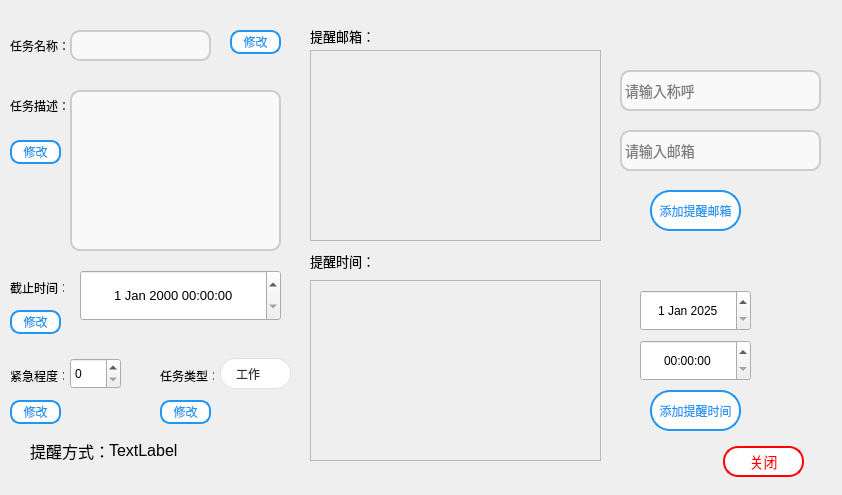
<?xml version="1.0" encoding="UTF-8"?>
<ui version="4.0">
 <class>Detailed</class>
 <widget class="QWidget" name="Detailed">
  <property name="geometry">
   <rect>
    <x>0</x>
    <y>0</y>
    <width>842</width>
    <height>495</height>
   </rect>
  </property>
  <property name="windowTitle">
   <string>Form</string>
  </property>
  <property name="windowIcon">
   <iconset resource="res.qrc">
    <normaloff>:/images/to_do_list_fzl_icon.ico</normaloff>:/images/to_do_list_fzl_icon.ico</iconset>
  </property>
  <widget class="QLabel" name="label">
   <property name="geometry">
    <rect>
     <x>310</x>
     <y>20</y>
     <width>61</width>
     <height>31</height>
    </rect>
   </property>
   <property name="font">
    <font>
     <pointsize>10</pointsize>
    </font>
   </property>
   <property name="text">
    <string>提醒邮箱：</string>
   </property>
  </widget>
  <widget class="QLabel" name="label_2">
   <property name="geometry">
    <rect>
     <x>310</x>
     <y>240</y>
     <width>61</width>
     <height>41</height>
    </rect>
   </property>
   <property name="font">
    <font>
     <pointsize>10</pointsize>
    </font>
   </property>
   <property name="text">
    <string>提醒时间：</string>
   </property>
  </widget>
  <widget class="QScrollArea" name="member_area">
   <property name="geometry">
    <rect>
     <x>310</x>
     <y>50</y>
     <width>291</width>
     <height>191</height>
    </rect>
   </property>
   <property name="widgetResizable">
    <bool>true</bool>
   </property>
   <widget class="QWidget" name="scrollAreaWidgetContents">
    <property name="geometry">
     <rect>
      <x>0</x>
      <y>0</y>
      <width>289</width>
      <height>189</height>
     </rect>
    </property>
   </widget>
  </widget>
  <widget class="QScrollArea" name="time_area">
   <property name="geometry">
    <rect>
     <x>310</x>
     <y>280</y>
     <width>291</width>
     <height>181</height>
    </rect>
   </property>
   <property name="widgetResizable">
    <bool>true</bool>
   </property>
   <widget class="QWidget" name="scrollAreaWidgetContents_2">
    <property name="geometry">
     <rect>
      <x>0</x>
      <y>0</y>
      <width>289</width>
      <height>179</height>
     </rect>
    </property>
   </widget>
  </widget>
  <widget class="QPushButton" name="pushButton">
   <property name="geometry">
    <rect>
     <x>723</x>
     <y>446</y>
     <width>81</width>
     <height>31</height>
    </rect>
   </property>
   <property name="styleSheet">
    <string notr="true">  /* 默认状态：蓝框白底蓝字 */
    QPushButton {
        background-color: white;
        color: red;
        border: 2px solid red;
        border-radius: 15px;
        padding: 2px 2px;

		font-size:14px;
    }

    /* 悬停状态：蓝底白字 */
    QPushButton:hover {
        background-color: red;
        color: white;
    }

    /* 按下状态：深蓝底白字 */
    QPushButton:pressed {
        background-color: rgb(143, 0, 0);
        color: white;
    }</string>
   </property>
   <property name="text">
    <string>关闭</string>
   </property>
  </widget>
  <widget class="QLabel" name="label_3">
   <property name="geometry">
    <rect>
     <x>10</x>
     <y>30</y>
     <width>61</width>
     <height>31</height>
    </rect>
   </property>
   <property name="text">
    <string>任务名称：</string>
   </property>
  </widget>
  <widget class="QLineEdit" name="lineEdit">
   <property name="geometry">
    <rect>
     <x>70</x>
     <y>30</y>
     <width>141</width>
     <height>31</height>
    </rect>
   </property>
   <property name="styleSheet">
    <string notr="true">
    QLineEdit {
        border: 2px solid #ccc;
        border-radius: 10px;
        padding: 5px 10px;
        background: #f9f9f9;
        font-size: 14px;
     	color:black
    }
    QLineEdit:focus {
        border-color: #2196F3;
        background: white;
    }
    QLineEdit:disabled {
        background: #eee;
        color: #777;
    }</string>
   </property>
  </widget>
  <widget class="QPushButton" name="pushButton_2">
   <property name="geometry">
    <rect>
     <x>230</x>
     <y>30</y>
     <width>51</width>
     <height>24</height>
    </rect>
   </property>
   <property name="styleSheet">
    <string notr="true">  /* 默认状态：蓝框白底蓝字 */
    QPushButton {
        background-color: white;
        color: #2196F3;
        border: 2px solid #2196F3;
        border-radius: 10px;
        padding: 2px 2px;

		font-size:12px;
    }

    /* 悬停状态：蓝底白字 */
    QPushButton:hover {
        background-color: #2196F3;
        color: white;
    }

    /* 按下状态：深蓝底白字 */
    QPushButton:pressed {
        background-color: #1976D2;
        color: white;
    }</string>
   </property>
   <property name="text">
    <string>修改</string>
   </property>
  </widget>
  <widget class="QLabel" name="label_4">
   <property name="geometry">
    <rect>
     <x>10</x>
     <y>90</y>
     <width>61</width>
     <height>31</height>
    </rect>
   </property>
   <property name="text">
    <string>任务描述：</string>
   </property>
  </widget>
  <widget class="QPlainTextEdit" name="plainTextEdit">
   <property name="geometry">
    <rect>
     <x>70</x>
     <y>90</y>
     <width>211</width>
     <height>161</height>
    </rect>
   </property>
   <property name="styleSheet">
    <string notr="true">
    QPlainTextEdit {
        border: 2px solid #ccc;
        border-radius: 10px;
        padding: 5px 10px;
        background: #f9f9f9;
        font-size: 14px;
     	color:black
    }
    QPlainTextEdit :focus {
        border-color:  #2196F3;
        background: white;
    }
    QPlainTextEdit :disabled {
        background: #eee;
        color: #777;
    }</string>
   </property>
  </widget>
  <widget class="QDateTimeEdit" name="dateTimeEdit">
   <property name="geometry">
    <rect>
     <x>80</x>
     <y>270</y>
     <width>201</width>
     <height>51</height>
    </rect>
   </property>
   <property name="font">
    <font>
     <pointsize>10</pointsize>
    </font>
   </property>
   <property name="styleSheet">
    <string notr="true">.QTimeEdit[timeEditStyle=&quot;commom&quot;]
{

    border-radius:2px;
    border:1px solid #cccccc;
}

.QTimeEdit[timeEditStyle=&quot;commom&quot;]:hover,
.QTimeEdit[timeEditStyle=&quot;commom&quot;]:focus
{
    border-radius:2px;
    border:1px solid #0f6dbe;
}

.QTimeEdit[timeEditStyle=&quot;commom&quot;]::down-button
{
    border:none;
    width:30px;
    background-color:white;
}


.QTimeEdit[timeEditStyle=&quot;commom&quot;]::up-button
{
    border:none;
    width:30px;
    background-color:white;
}

/***********向下箭头**********/
.QTimeEdit[timeEditStyle = &quot;commom&quot;]::down-arrow {
    image:url(:/myicon/image/down.png);
}

/**********向上箭头**********/
.QTimeEdit[timeEditStyle = &quot;commom&quot;]::up-arrow {
    image:url(:/myicon/image//up.png);
}</string>
   </property>
   <property name="alignment">
    <set>Qt::AlignmentFlag::AlignCenter</set>
   </property>
  </widget>
  <widget class="QPushButton" name="pushButton_3">
   <property name="geometry">
    <rect>
     <x>10</x>
     <y>140</y>
     <width>51</width>
     <height>24</height>
    </rect>
   </property>
   <property name="styleSheet">
    <string notr="true">  /* 默认状态：蓝框白底蓝字 */
    QPushButton {
        background-color: white;
        color: #2196F3;
        border: 2px solid #2196F3;
        border-radius: 10px;
        padding: 2px 2px;

		font-size:12px;
    }

    /* 悬停状态：蓝底白字 */
    QPushButton:hover {
        background-color: #2196F3;
        color: white;
    }

    /* 按下状态：深蓝底白字 */
    QPushButton:pressed {
        background-color: #1976D2;
        color: white;
    }</string>
   </property>
   <property name="text">
    <string>修改</string>
   </property>
  </widget>
  <widget class="QPushButton" name="pushButton_4">
   <property name="geometry">
    <rect>
     <x>10</x>
     <y>310</y>
     <width>51</width>
     <height>24</height>
    </rect>
   </property>
   <property name="styleSheet">
    <string notr="true">  /* 默认状态：蓝框白底蓝字 */
    QPushButton {
        background-color: white;
        color: #2196F3;
        border: 2px solid #2196F3;
        border-radius: 10px;
        padding: 2px 2px;

		font-size:12px;
    }

    /* 悬停状态：蓝底白字 */
    QPushButton:hover {
        background-color: #2196F3;
        color: white;
    }

    /* 按下状态：深蓝底白字 */
    QPushButton:pressed {
        background-color: #1976D2;
        color: white;
    }</string>
   </property>
   <property name="text">
    <string>修改</string>
   </property>
  </widget>
  <widget class="QLabel" name="label_5">
   <property name="geometry">
    <rect>
     <x>10</x>
     <y>280</y>
     <width>54</width>
     <height>16</height>
    </rect>
   </property>
   <property name="text">
    <string>截止时间：</string>
   </property>
  </widget>
  <widget class="QLabel" name="label_6">
   <property name="geometry">
    <rect>
     <x>10</x>
     <y>368</y>
     <width>54</width>
     <height>16</height>
    </rect>
   </property>
   <property name="text">
    <string>紧急程度：</string>
   </property>
  </widget>
  <widget class="QSpinBox" name="spinBox">
   <property name="geometry">
    <rect>
     <x>70</x>
     <y>358</y>
     <width>51</width>
     <height>31</height>
    </rect>
   </property>
   <property name="maximum">
    <number>10</number>
   </property>
  </widget>
  <widget class="QPushButton" name="pushButton_5">
   <property name="geometry">
    <rect>
     <x>10</x>
     <y>400</y>
     <width>51</width>
     <height>24</height>
    </rect>
   </property>
   <property name="styleSheet">
    <string notr="true">  /* 默认状态：蓝框白底蓝字 */
    QPushButton {
        background-color: white;
        color: #2196F3;
        border: 2px solid #2196F3;
        border-radius: 10px;
        padding: 2px 2px;

		font-size:12px;
    }

    /* 悬停状态：蓝底白字 */
    QPushButton:hover {
        background-color: #2196F3;
        color: white;
    }

    /* 按下状态：深蓝底白字 */
    QPushButton:pressed {
        background-color: #1976D2;
        color: white;
    }</string>
   </property>
   <property name="text">
    <string>修改</string>
   </property>
  </widget>
  <widget class="QLabel" name="label_7">
   <property name="geometry">
    <rect>
     <x>160</x>
     <y>368</y>
     <width>54</width>
     <height>16</height>
    </rect>
   </property>
   <property name="text">
    <string>任务类型：</string>
   </property>
  </widget>
  <widget class="QComboBox" name="comboBox">
   <property name="geometry">
    <rect>
     <x>220</x>
     <y>358</y>
     <width>71</width>
     <height>31</height>
    </rect>
   </property>
   <property name="styleSheet">
    <string notr="true"> QComboBox {
        border: 1px solid #E0E0E0;
        border-radius: 15px;
        padding: 8px 8px 8px 15px;
        background: white;
        color: #333;
    }
    
    QComboBox:hover {
        border: 1px solid #2196F3;
        box-shadow: 0 1px 3px rgba(33,150,243,0.3);
    }
    
    QComboBox::drop-down {
        subcontrol-origin: padding;
        subcontrol-position: center right;
        width: 15px;
        border: none;
    }
    
    
    QComboBox QAbstractItemView {
        border: none;
        border-radius: 8px;
        background: white;
        selection-background-color: #2196F3;
        selection-color: white;
        outline: none;
        box-shadow: 0 2px 8px rgba(0,0,0,0.15);
        margin: 4px 0;
    }</string>
   </property>
   <item>
    <property name="text">
     <string>工作</string>
    </property>
   </item>
   <item>
    <property name="text">
     <string>学习</string>
    </property>
   </item>
   <item>
    <property name="text">
     <string>生活</string>
    </property>
   </item>
   <item>
    <property name="text">
     <string>社团</string>
    </property>
   </item>
   <item>
    <property name="text">
     <string>家庭</string>
    </property>
   </item>
   <item>
    <property name="text">
     <string>其他</string>
    </property>
   </item>
  </widget>
  <widget class="QPushButton" name="pushButton_6">
   <property name="geometry">
    <rect>
     <x>160</x>
     <y>400</y>
     <width>51</width>
     <height>24</height>
    </rect>
   </property>
   <property name="styleSheet">
    <string notr="true">  /* 默认状态：蓝框白底蓝字 */
    QPushButton {
        background-color: white;
        color: #2196F3;
        border: 2px solid #2196F3;
        border-radius: 10px;
        padding: 2px 2px;

		font-size:12px;
    }

    /* 悬停状态：蓝底白字 */
    QPushButton:hover {
        background-color: #2196F3;
        color: white;
    }

    /* 按下状态：深蓝底白字 */
    QPushButton:pressed {
        background-color: #1976D2;
        color: white;
    }</string>
   </property>
   <property name="text">
    <string>修改</string>
   </property>
  </widget>
  <widget class="QLabel" name="label_8">
   <property name="geometry">
    <rect>
     <x>30</x>
     <y>430</y>
     <width>81</width>
     <height>41</height>
    </rect>
   </property>
   <property name="font">
    <font>
     <pointsize>12</pointsize>
    </font>
   </property>
   <property name="text">
    <string>提醒方式：</string>
   </property>
  </widget>
  <widget class="QLabel" name="alarm_way">
   <property name="geometry">
    <rect>
     <x>109</x>
     <y>435</y>
     <width>91</width>
     <height>31</height>
    </rect>
   </property>
   <property name="font">
    <font>
     <pointsize>12</pointsize>
    </font>
   </property>
   <property name="text">
    <string>TextLabel</string>
   </property>
  </widget>
  <widget class="QLineEdit" name="new_email_name">
   <property name="geometry">
    <rect>
     <x>620</x>
     <y>70</y>
     <width>201</width>
     <height>41</height>
    </rect>
   </property>
   <property name="toolTip">
    <string>&lt;html&gt;&lt;head/&gt;&lt;body&gt;&lt;p&gt;&lt;br/&gt;&lt;/p&gt;&lt;/body&gt;&lt;/html&gt;</string>
   </property>
   <property name="styleSheet">
    <string notr="true">
    QLineEdit {
        border: 2px solid #ccc;
        border-radius: 10px;
        padding: 1px 1px;
        background: #f9f9f9;
        font-size: 14px;
     	color:black
    }
    QLineEdit:focus {
        border-color:  #2196F3;
        background: white;
    }
    QLineEdit:disabled {
        background: #eee;
        color: #777;
    }</string>
   </property>
   <property name="text">
    <string/>
   </property>
   <property name="placeholderText">
    <string>请输入称呼</string>
   </property>
  </widget>
  <widget class="QDateEdit" name="dateEdit_2">
   <property name="geometry">
    <rect>
     <x>640</x>
     <y>290</y>
     <width>111</width>
     <height>41</height>
    </rect>
   </property>
   <property name="alignment">
    <set>Qt::AlignmentFlag::AlignCenter</set>
   </property>
   <property name="dateTime">
    <datetime>
     <hour>16</hour>
     <minute>0</minute>
     <second>0</second>
     <year>2025</year>
     <month>1</month>
     <day>1</day>
    </datetime>
   </property>
   <property name="date">
    <date>
     <year>2025</year>
     <month>1</month>
     <day>1</day>
    </date>
   </property>
  </widget>
  <widget class="QPushButton" name="add_alarm_time">
   <property name="geometry">
    <rect>
     <x>650</x>
     <y>390</y>
     <width>91</width>
     <height>41</height>
    </rect>
   </property>
   <property name="styleSheet">
    <string notr="true">  /* 默认状态：蓝框白底蓝字 */
    QPushButton {
        background-color: white;
        color: #2196F3;
        border: 2px solid #2196F3;
        border-radius: 20px;
        padding: 2px 2px;

		font-size:12px;
    }

    /* 悬停状态：蓝底白字 */
    QPushButton:hover {
        background-color: #2196F3;
        color: white;
    }

    /* 按下状态：深蓝底白字 */
    QPushButton:pressed {
        background-color: #1976D2;
        color: white;
    }
QPushButton:disabled {
    /* 禁用状态：灰框灰底灰字 */
    background-color: #f5f5f5;
    color: #808080 ;
    border: 2px solid #9e9e9e;
}</string>
   </property>
   <property name="text">
    <string>添加提醒时间</string>
   </property>
  </widget>
  <widget class="QTimeEdit" name="timeEdit_2">
   <property name="geometry">
    <rect>
     <x>640</x>
     <y>340</y>
     <width>111</width>
     <height>41</height>
    </rect>
   </property>
   <property name="alignment">
    <set>Qt::AlignmentFlag::AlignCenter</set>
   </property>
   <property name="showGroupSeparator" stdset="0">
    <bool>true</bool>
   </property>
   <property name="dateTime">
    <datetime>
     <hour>0</hour>
     <minute>0</minute>
     <second>0</second>
     <year>2025</year>
     <month>1</month>
     <day>1</day>
    </datetime>
   </property>
   <property name="date">
    <date>
     <year>2025</year>
     <month>1</month>
     <day>1</day>
    </date>
   </property>
   <property name="maximumDateTime">
    <datetime>
     <hour>15</hour>
     <minute>59</minute>
     <second>59</second>
     <year>2040</year>
     <month>1</month>
     <day>1</day>
    </datetime>
   </property>
   <property name="minimumDateTime">
    <datetime>
     <hour>16</hour>
     <minute>0</minute>
     <second>0</second>
     <year>2020</year>
     <month>1</month>
     <day>1</day>
    </datetime>
   </property>
   <property name="maximumDate">
    <date>
     <year>2040</year>
     <month>1</month>
     <day>1</day>
    </date>
   </property>
   <property name="minimumDate">
    <date>
     <year>2020</year>
     <month>1</month>
     <day>1</day>
    </date>
   </property>
   <property name="currentSection">
    <enum>QDateTimeEdit::Section::MinuteSection</enum>
   </property>
   <property name="currentSectionIndex">
    <number>1</number>
   </property>
   <property name="time">
    <time>
     <hour>0</hour>
     <minute>0</minute>
     <second>0</second>
    </time>
   </property>
  </widget>
  <widget class="QPushButton" name="add_email">
   <property name="geometry">
    <rect>
     <x>650</x>
     <y>190</y>
     <width>91</width>
     <height>41</height>
    </rect>
   </property>
   <property name="styleSheet">
    <string notr="true">  /* 默认状态：蓝框白底蓝字 */
    QPushButton {
        background-color: white;
        color: #2196F3;
        border: 2px solid #2196F3;
        border-radius: 20px;
        padding: 2px 2px;

		font-size:12px;
    }

    /* 悬停状态：蓝底白字 */
    QPushButton:hover {
        background-color: #2196F3;
        color: white;
    }

    /* 按下状态：深蓝底白字 */
    QPushButton:pressed {
        background-color: #1976D2;
        color: white;
    }
QPushButton:disabled {
    /* 禁用状态：灰框灰底灰字 */
    background-color: #f5f5f5;
    color: #808080 ;
    border: 2px solid #9e9e9e;
}</string>
   </property>
   <property name="text">
    <string>添加提醒邮箱</string>
   </property>
  </widget>
  <widget class="QLineEdit" name="new_email_address">
   <property name="geometry">
    <rect>
     <x>620</x>
     <y>130</y>
     <width>201</width>
     <height>41</height>
    </rect>
   </property>
   <property name="styleSheet">
    <string notr="true">
    QLineEdit {
        border: 2px solid #ccc;
        border-radius: 10px;
        padding: 1px 1px;
        background: #f9f9f9;
        font-size: 14px;
     	color:black
    }
    QLineEdit:focus {
        border-color:  #2196F3;
        background: white;
    }
    QLineEdit:disabled {
        background: #eee;
        color: #777;
    }</string>
   </property>
   <property name="text">
    <string/>
   </property>
   <property name="placeholderText">
    <string>请输入邮箱</string>
   </property>
  </widget>
 </widget>
 <resources>
  <include location="res.qrc"/>
 </resources>
 <connections/>
</ui>
